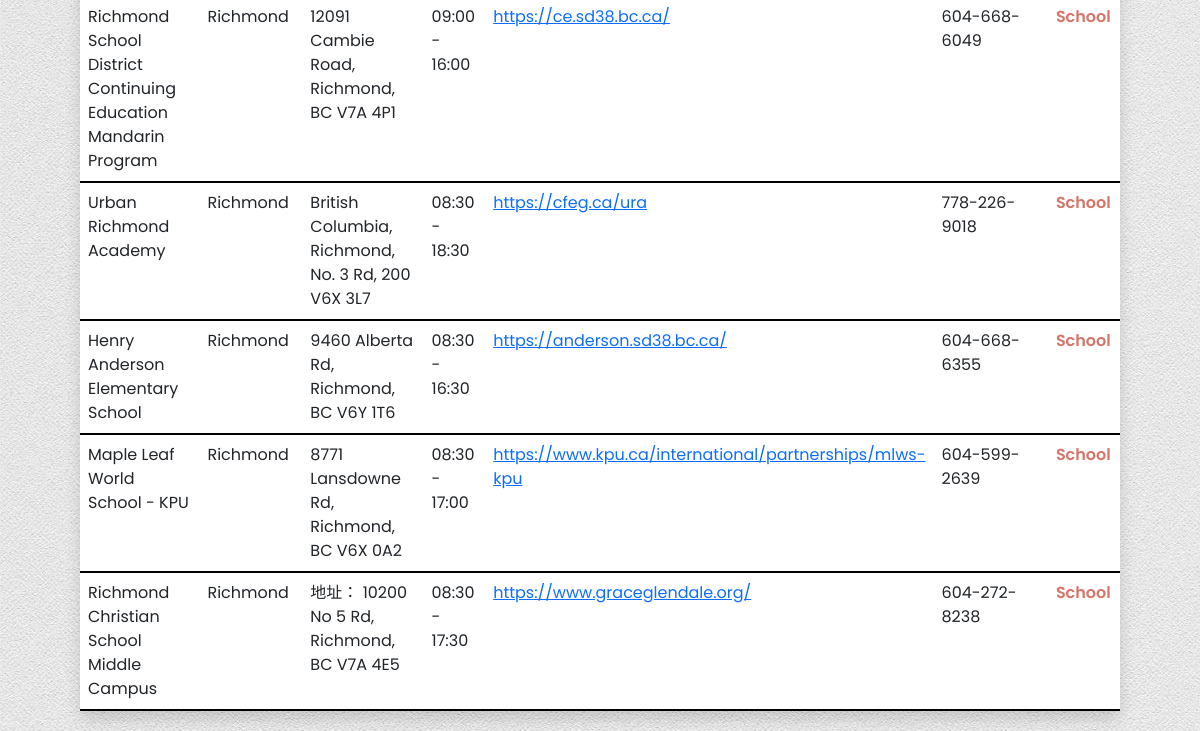
The page /locations (lower part) on the database as committed earlier.
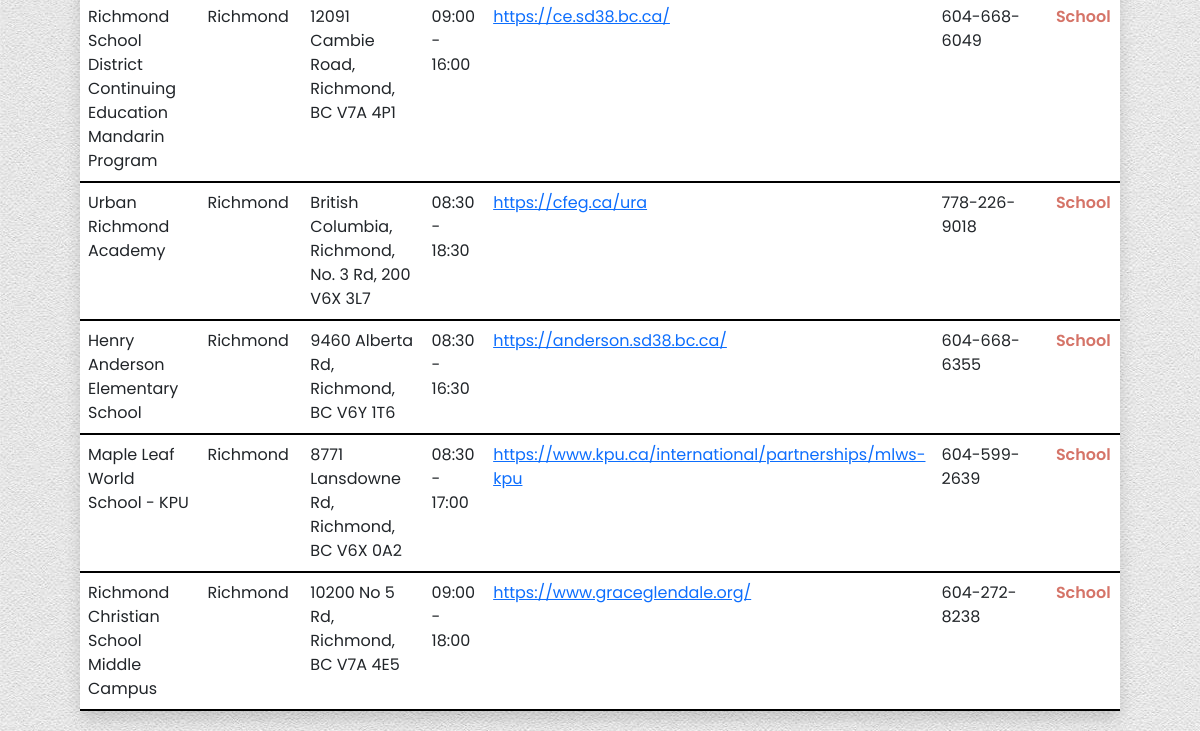
The same page on the database as committed later.
### models.py (models this page shows, shortened)
class Locations(db.Model):
    id = db.Column("id", db.Integer, primary_key=True)
    name = db.Column(db.String(100), nullable=False)
    city = db.Column(db.String(100))
    address = db.Column(db.String(100))
    hours = db.Column(db.String(100))
    link = db.Column(db.String(100))
    phone = db.Column(db.String(100))
    location_type = db.Column(db.String(100))

### myapp.py (the view)
@app.route("/locations")
def locations():
    locations, filter_type, search_query = get_filtered_locations()
    return render_template("locations.html", locations=locations, filter_type=filter_type, search_query=search_query)

### myapp.py (called while the page is built)
def get_filtered_locations(city=None):
    search_query = request.args.get("search_query")
    filter_type = request.args.get("filter_type")
    query = Locations.query
    if city:
        query = query.filter_by(city=city)
    if search_query:
        search_query = f"%{search_query.lower().strip('%')}%"
        query = query.filter((Locations.name.ilike(search_query)) | (Locations.city.ilike(search_query)))
    elif filter_type:
        if filter_type == "Other":
            query = query.filter(Locations.location_type.notin_(["Cafe", "School", "Library"]))
        else:
            query = query.filter_by(location_type=filter_type)
    return query.all(), filter_type, search_query.strip('%') if search_query else search_query

### templates/locations.html (shortened to what this page needs)
{% extends 'base.html' %}
{% block content %}
    <link rel="stylesheet" href="/static/main.css" />
    <div class="box-table shadow">
        <table class="table table-hover">
            <tbody>
                {% for location in locations %}
                <tr class="table-row">
                    <td>{{ location.name }}</td>
                    <td>{{ location.city }}</td>
                    <td>{{ location.address }}</td>
                    <td>{{ location.hours }}</td>
                    <td class="link-width"><a href="{{ location.link }}" target="_blank">{{ location.link }}</a></td>
                    <td class="phone-width">{{ location.phone }}</td>
                    <td class="{{ location.location_type|lower }}">{{ location.location_type }}</td>
                </tr>
                {% endfor %}
            </tbody>
        </table>
    </div>
{% endblock %}

Rows that differ between the two databases and show on the page:
changed Locations "Richmond Christian School Middle Campus": address "地址： 10200 No 5 Rd, Richmond, BC V7A 4E5" → "10200 No 5 Rd, Richmond, BC V7A 4E5"; hours "08:30 - 17:30" → "09:00 - 18:00"
